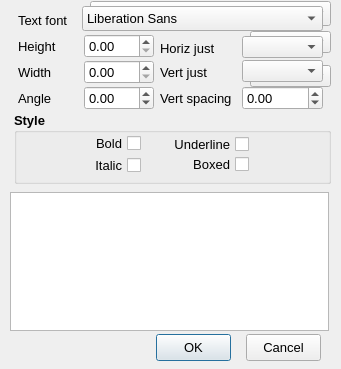
<?xml version="1.0" encoding="UTF-8"?>
<ui version="4.0">
 <class>DimensionPrefix_Dialog</class>
 <widget class="QDialog" name="DimensionPrefix_Dialog">
  <property name="geometry">
   <rect>
    <x>0</x>
    <y>0</y>
    <width>341</width>
    <height>369</height>
   </rect>
  </property>
  <property name="font">
   <font>
    <pointsize>10</pointsize>
   </font>
  </property>
  <property name="windowTitle">
   <string>Dimension tolerance text options</string>
  </property>
  <widget class="QLabel" name="label_45">
   <property name="geometry">
    <rect>
     <x>18</x>
     <y>10</y>
     <width>69</width>
     <height>20</height>
    </rect>
   </property>
   <property name="font">
    <font>
     <family>Arial</family>
     <pointsize>10</pointsize>
    </font>
   </property>
   <property name="text">
    <string>Text font</string>
   </property>
   <property name="alignment">
    <set>Qt::AlignLeading|Qt::AlignLeft|Qt::AlignVCenter</set>
   </property>
  </widget>
  <widget class="QLabel" name="label_53">
   <property name="geometry">
    <rect>
     <x>18</x>
     <y>36</y>
     <width>69</width>
     <height>20</height>
    </rect>
   </property>
   <property name="font">
    <font>
     <family>Arial</family>
     <pointsize>10</pointsize>
    </font>
   </property>
   <property name="text">
    <string>Height</string>
   </property>
   <property name="alignment">
    <set>Qt::AlignLeading|Qt::AlignLeft|Qt::AlignVCenter</set>
   </property>
  </widget>
  <widget class="QLabel" name="label_54">
   <property name="geometry">
    <rect>
     <x>18</x>
     <y>62</y>
     <width>67</width>
     <height>20</height>
    </rect>
   </property>
   <property name="font">
    <font>
     <family>Arial</family>
     <pointsize>10</pointsize>
    </font>
   </property>
   <property name="text">
    <string>Width</string>
   </property>
   <property name="alignment">
    <set>Qt::AlignLeading|Qt::AlignLeft|Qt::AlignVCenter</set>
   </property>
  </widget>
  <widget class="QPushButton" name="_2">
   <property name="geometry">
    <rect>
     <x>246</x>
     <y>334</y>
     <width>75</width>
     <height>27</height>
    </rect>
   </property>
   <property name="font">
    <font>
     <family>Arial</family>
     <pointsize>10</pointsize>
    </font>
   </property>
   <property name="text">
    <string>Cancel</string>
   </property>
   <property name="autoDefault">
    <bool>false</bool>
   </property>
  </widget>
  <widget class="QPushButton" name="_1">
   <property name="geometry">
    <rect>
     <x>156</x>
     <y>334</y>
     <width>75</width>
     <height>27</height>
    </rect>
   </property>
   <property name="font">
    <font>
     <family>Arial</family>
     <pointsize>10</pointsize>
    </font>
   </property>
   <property name="text">
    <string>OK</string>
   </property>
   <property name="autoDefault">
    <bool>true</bool>
   </property>
   <property name="default">
    <bool>true</bool>
   </property>
  </widget>
  <widget class="QLabel" name="label_56">
   <property name="geometry">
    <rect>
     <x>18</x>
     <y>88</y>
     <width>67</width>
     <height>20</height>
    </rect>
   </property>
   <property name="font">
    <font>
     <family>Arial</family>
     <pointsize>10</pointsize>
    </font>
   </property>
   <property name="text">
    <string>Angle</string>
   </property>
   <property name="alignment">
    <set>Qt::AlignLeading|Qt::AlignLeft|Qt::AlignVCenter</set>
   </property>
  </widget>
  <widget class="QLabel" name="label_57">
   <property name="geometry">
    <rect>
     <x>160</x>
     <y>38</y>
     <width>83</width>
     <height>20</height>
    </rect>
   </property>
   <property name="font">
    <font>
     <family>Arial</family>
     <pointsize>10</pointsize>
    </font>
   </property>
   <property name="text">
    <string>Horiz just</string>
   </property>
   <property name="alignment">
    <set>Qt::AlignLeading|Qt::AlignLeft|Qt::AlignVCenter</set>
   </property>
  </widget>
  <widget class="QLabel" name="label_58">
   <property name="geometry">
    <rect>
     <x>160</x>
     <y>88</y>
     <width>85</width>
     <height>20</height>
    </rect>
   </property>
   <property name="font">
    <font>
     <family>Arial</family>
     <pointsize>10</pointsize>
    </font>
   </property>
   <property name="text">
    <string>Vert spacing</string>
   </property>
   <property name="alignment">
    <set>Qt::AlignLeading|Qt::AlignLeft|Qt::AlignVCenter</set>
   </property>
  </widget>
  <widget class="QLabel" name="label_59">
   <property name="geometry">
    <rect>
     <x>160</x>
     <y>62</y>
     <width>83</width>
     <height>20</height>
    </rect>
   </property>
   <property name="font">
    <font>
     <family>Arial</family>
     <pointsize>10</pointsize>
    </font>
   </property>
   <property name="text">
    <string>Vert just</string>
   </property>
   <property name="alignment">
    <set>Qt::AlignLeading|Qt::AlignLeft|Qt::AlignVCenter</set>
   </property>
  </widget>
  <widget class="QComboBox" name="_104">
   <property name="geometry">
    <rect>
     <x>242</x>
     <y>36</y>
     <width>81</width>
     <height>22</height>
    </rect>
   </property>
   <property name="font">
    <font>
     <family>Arial</family>
    </font>
   </property>
  </widget>
  <widget class="QComboBox" name="_105">
   <property name="geometry">
    <rect>
     <x>242</x>
     <y>60</y>
     <width>81</width>
     <height>22</height>
    </rect>
   </property>
   <property name="font">
    <font>
     <family>Arial</family>
    </font>
   </property>
  </widget>
  <widget class="QGroupBox" name="groupBox">
   <property name="geometry">
    <rect>
     <x>14</x>
     <y>112</y>
     <width>317</width>
     <height>72</height>
    </rect>
   </property>
   <property name="font">
    <font>
     <family>Arial</family>
     <pointsize>10</pointsize>
     <weight>75</weight>
     <bold>true</bold>
    </font>
   </property>
   <property name="title">
    <string>Style</string>
   </property>
   <widget class="QCheckBox" name="_107">
    <property name="geometry">
     <rect>
      <x>68</x>
      <y>21</y>
      <width>59</width>
      <height>21</height>
     </rect>
    </property>
    <property name="font">
     <font>
      <family>Arial</family>
      <pointsize>10</pointsize>
      <weight>50</weight>
      <bold>false</bold>
     </font>
    </property>
    <property name="layoutDirection">
     <enum>Qt::RightToLeft</enum>
    </property>
    <property name="text">
     <string>Bold</string>
    </property>
   </widget>
   <widget class="QCheckBox" name="_109">
    <property name="geometry">
     <rect>
      <x>68</x>
      <y>43</y>
      <width>59</width>
      <height>21</height>
     </rect>
    </property>
    <property name="font">
     <font>
      <family>Arial</family>
      <pointsize>10</pointsize>
      <weight>50</weight>
      <bold>false</bold>
     </font>
    </property>
    <property name="layoutDirection">
     <enum>Qt::RightToLeft</enum>
    </property>
    <property name="text">
     <string>Italic</string>
    </property>
   </widget>
   <widget class="QCheckBox" name="_110">
    <property name="geometry">
     <rect>
      <x>154</x>
      <y>42</y>
      <width>81</width>
      <height>21</height>
     </rect>
    </property>
    <property name="font">
     <font>
      <family>Arial</family>
      <pointsize>10</pointsize>
      <weight>50</weight>
      <bold>false</bold>
     </font>
    </property>
    <property name="layoutDirection">
     <enum>Qt::RightToLeft</enum>
    </property>
    <property name="text">
     <string>Boxed</string>
    </property>
   </widget>
   <widget class="QCheckBox" name="_108">
    <property name="geometry">
     <rect>
      <x>154</x>
      <y>22</y>
      <width>81</width>
      <height>21</height>
     </rect>
    </property>
    <property name="font">
     <font>
      <family>Arial</family>
      <pointsize>10</pointsize>
      <weight>50</weight>
      <bold>false</bold>
     </font>
    </property>
    <property name="layoutDirection">
     <enum>Qt::RightToLeft</enum>
    </property>
    <property name="text">
     <string>Underline</string>
    </property>
   </widget>
  </widget>
  <widget class="RCDoubleSpinBox" name="_101">
   <property name="geometry">
    <rect>
     <x>84</x>
     <y>34</y>
     <width>70</width>
     <height>24</height>
    </rect>
   </property>
   <property name="font">
    <font>
     <family>Arial</family>
    </font>
   </property>
   <property name="maximum">
    <double>100000.000000000000000</double>
   </property>
  </widget>
  <widget class="RCDoubleSpinBox" name="_102">
   <property name="geometry">
    <rect>
     <x>84</x>
     <y>60</y>
     <width>70</width>
     <height>24</height>
    </rect>
   </property>
   <property name="font">
    <font>
     <family>Arial</family>
    </font>
   </property>
   <property name="maximum">
    <double>100000.000000000000000</double>
   </property>
   <property name="singleStep">
    <double>0.100000000000000</double>
   </property>
  </widget>
  <widget class="RCDoubleSpinBox" name="_103">
   <property name="geometry">
    <rect>
     <x>84</x>
     <y>86</y>
     <width>70</width>
     <height>24</height>
    </rect>
   </property>
   <property name="font">
    <font>
     <family>Arial</family>
    </font>
   </property>
   <property name="minimum">
    <double>-360.000000000000000</double>
   </property>
   <property name="maximum">
    <double>360.000000000000000</double>
   </property>
  </widget>
  <widget class="RCDoubleSpinBox" name="_106">
   <property name="geometry">
    <rect>
     <x>242</x>
     <y>86</y>
     <width>81</width>
     <height>24</height>
    </rect>
   </property>
   <property name="font">
    <font>
     <family>Arial</family>
    </font>
   </property>
   <property name="minimum">
    <double>-10000.000000000000000</double>
   </property>
   <property name="maximum">
    <double>10000.000000000000000</double>
   </property>
   <property name="singleStep">
    <double>0.100000000000000</double>
   </property>
  </widget>
  <widget class="QGraphicsView" name="_111">
   <property name="geometry">
    <rect>
     <x>10</x>
     <y>192</y>
     <width>319</width>
     <height>139</height>
    </rect>
   </property>
   <property name="font">
    <font>
     <family>Arial</family>
    </font>
   </property>
   <property name="verticalScrollBarPolicy">
    <enum>Qt::ScrollBarAlwaysOff</enum>
   </property>
   <property name="horizontalScrollBarPolicy">
    <enum>Qt::ScrollBarAlwaysOff</enum>
   </property>
   <property name="sceneRect">
    <rectf>
     <x>0.000000000000000</x>
     <y>0.000000000000000</y>
     <width>319.000000000000000</width>
     <height>139.000000000000000</height>
    </rectf>
   </property>
   <property name="alignment">
    <set>Qt::AlignLeading|Qt::AlignLeft|Qt::AlignTop</set>
   </property>
   <property name="transformationAnchor">
    <enum>QGraphicsView::NoAnchor</enum>
   </property>
   <property name="viewportUpdateMode">
    <enum>QGraphicsView::FullViewportUpdate</enum>
   </property>
  </widget>
  <widget class="QFontComboBox" name="_100">
   <property name="geometry">
    <rect>
     <x>82</x>
     <y>6</y>
     <width>241</width>
     <height>25</height>
    </rect>
   </property>
   <property name="font">
    <font>
     <family>Arial</family>
    </font>
   </property>
   <property name="editable">
    <bool>false</bool>
   </property>
   <property name="currentFont">
    <font>
     <family>Arial</family>
    </font>
   </property>
  </widget>
  <widget class="QComboBox" name="_1000">
   <property name="geometry">
    <rect>
     <x>90</x>
     <y>1</y>
     <width>241</width>
     <height>25</height>
    </rect>
   </property>
  </widget>
  <widget class="QComboBox" name="_1004">
   <property name="geometry">
    <rect>
     <x>250</x>
     <y>31</y>
     <width>81</width>
     <height>22</height>
    </rect>
   </property>
   <property name="font">
    <font>
     <family>Arial</family>
    </font>
   </property>
  </widget>
  <widget class="QComboBox" name="_1005">
   <property name="geometry">
    <rect>
     <x>250</x>
     <y>65</y>
     <width>81</width>
     <height>22</height>
    </rect>
   </property>
   <property name="font">
    <font>
     <family>Arial</family>
    </font>
   </property>
  </widget>
  <zorder>_1005</zorder>
  <zorder>_1004</zorder>
  <zorder>_1000</zorder>
  <zorder>label_45</zorder>
  <zorder>label_53</zorder>
  <zorder>label_54</zorder>
  <zorder>_2</zorder>
  <zorder>_1</zorder>
  <zorder>label_56</zorder>
  <zorder>label_57</zorder>
  <zorder>label_58</zorder>
  <zorder>label_59</zorder>
  <zorder>_104</zorder>
  <zorder>_105</zorder>
  <zorder>groupBox</zorder>
  <zorder>_101</zorder>
  <zorder>_102</zorder>
  <zorder>_103</zorder>
  <zorder>_106</zorder>
  <zorder>_111</zorder>
  <zorder>_100</zorder>
 </widget>
 <customwidgets>
  <customwidget>
   <class>RCDoubleSpinBox</class>
   <extends>QDoubleSpinBox</extends>
   <header>../RealCADQt/source/rcdoublespinbox.h</header>
  </customwidget>
 </customwidgets>
 <resources/>
 <connections/>
</ui>
